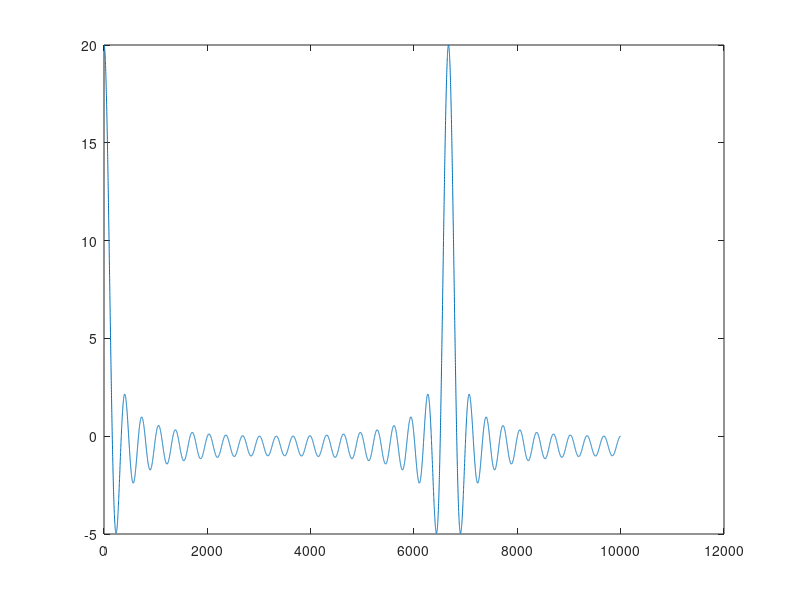
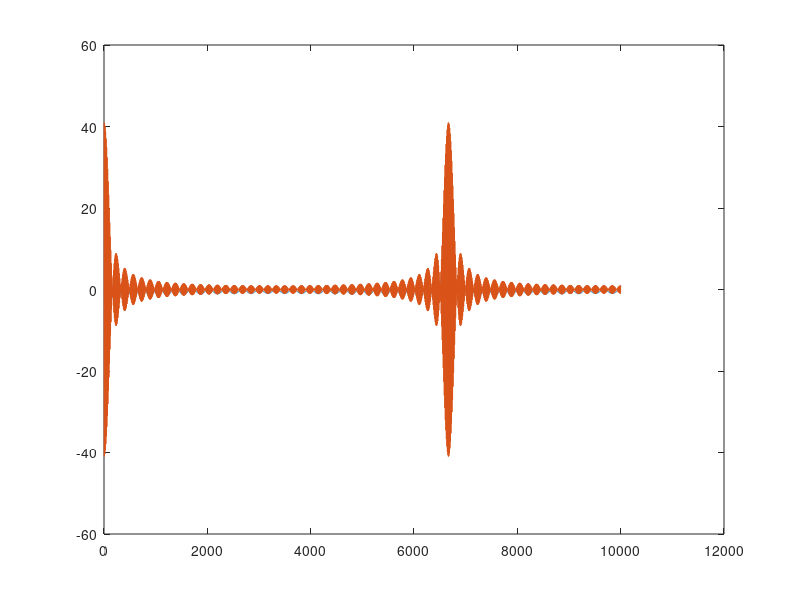

Source code (MATLAB) for these figures, in order: (Note: this script raises an error after producing the figures.)
A = 1; % Amplitude
Fs = 10e4; % Sampling rate
t = 0.1;
t_array = 0:1/Fs:t;
points = 1:1:length(t_array);
numSignals = 20; % Number of tones
df=300/numSignals; % Frequency step
S = zeros(1,length(t_array)); % Signal array
S_fft = zeros(1,length(t_array));
S_fft_shifted = zeros(1,length(t_array));
S_fft_mod = zeros(1,length(t_array)); % Array of spectrum amplitudes
S_fft_ang = zeros(1,length(t_array));
for k = 1:numSignals % the cycle of setting k tones
   St = A*exp(2*pi*t_array*1i*k*df);
   S = S + St;
   St_fft = fft(St);
   S_fft = S_fft + St_fft;
   St_fft_shifted = fftshift(St_fft);
   S_fft_shifted = S_fft_shifted + St_fft_shifted;
   St_fft_mod = abs(St_fft_shifted/length(St_fft_shifted));
   S_fft_mod = S_fft_mod + St_fft_mod;
   St_fft_ang = atan(St_fft_shifted);
   S_fft_ang = S_fft_ang + St_fft_ang;
   k = k + 1;
  end;
S_fft_mod_db = 20*log10(S_fft_mod/A); % Conversion of amplitude to dB
figure(1);
plot(points, S);

%figure(2);
%plot(S_fft);

%figure(3);
%plot(S_fft_mod);

%figure(4);
%plot(S_fft_mod_db);

fc = 1e4;
m = 2;
S_mod = (1+m.*S).*cos(2*pi*fc*t_array); % Amplitude modulation

figure(5);
plot(points, S, points, S_mod);

fcm = 1e4;
mf = 10;
S_mod_freq = (A*tones)*cos(2*pi*(fcm+S+mf).*t_array); % Frequency modulation

figure(6);
plot(points, S, points, S_mod_freq);
